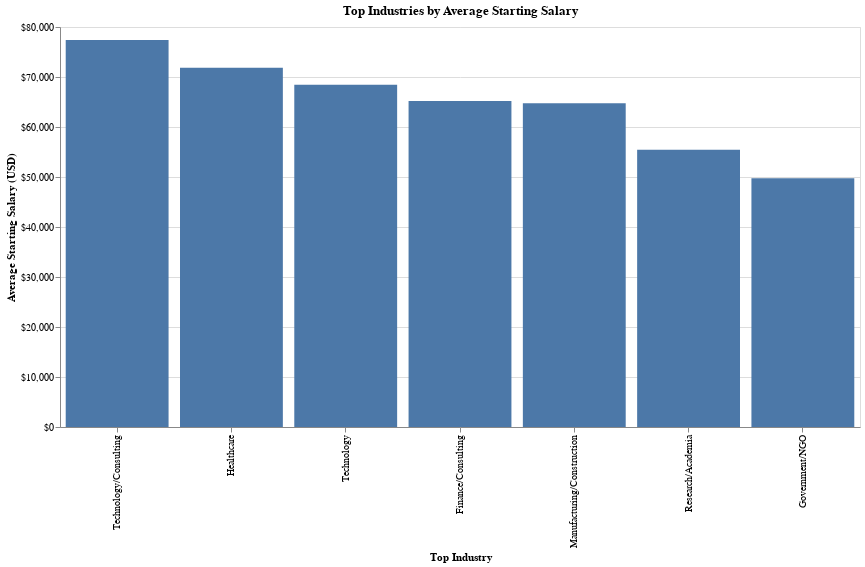

Source (notebook cell):
### Markdown cell above
### *Top industries by starting salary*

### Code cell
TOP_N = 10

industry_salary: pd.DataFrame = (
    data.groupby("Top_Industry", as_index=False)
        .agg(avg_salary=("Average_Starting_Salary_USD", "mean"))
)

industry_salary["rank"] = (
    industry_salary["avg_salary"].rank(method="dense", ascending=False).astype(int)
)

top_industries: pd.DataFrame = (
    industry_salary.sort_values("avg_salary", ascending=False)
                   .head(TOP_N)
                   .copy()
)


top_industries["Top_Industry"] = pd.Categorical(
    top_industries["Top_Industry"],
    categories=top_industries["Top_Industry"].tolist(),
    ordered=True
)

bar_top_industries: alt.Chart = (
    alt.Chart(top_industries)
    .mark_bar()
    .encode(
        x=alt.X("Top_Industry:N", sort=None, title="Top Industry"),
        y=alt.Y(
            "avg_salary:Q",
            title="Average Starting Salary (USD)",
            axis=alt.Axis(format="$,.0f"),
        ),
        tooltip=[
            alt.Tooltip("rank:Q", title="Rank"),
            alt.Tooltip("Top_Industry:N", title="Industry"),
            alt.Tooltip("avg_salary:Q", title="Avg Salary (USD)", format="$,.2f"),
        ],
    )
    .properties(width=800, height=400, title=f"Top Industries by Average Starting Salary")
)


bar_top_industries.save("../img/eda_plots/bar_top_industries.png")
bar_top_industries

### Figure 1 — Vega-Lite specification as saved in the notebook (floating-point values rounded to 4 significant figures)
{"config": {"view": {"continuousWidth": 300, "continuousHeight": 300}}, "data": {"name": "data-32240ae8107d62fabd3326e134e625b8"}, "mark": {"type": "bar"}, "encoding": {"tooltip": [{"field": "rank", "title": "Rank", "type": "quantitative"}, {"field": "Top_Industry", "title": "Industry", "type": "nominal"}, {"field": "avg_salary", "format": "$,.2f", "title": "Avg Salary (USD)", "type": "quantitative"}], "x": {"field": "Top_Industry", "sort": null, "title": "Top Industry", "type": "nominal"}, "y": {"axis": {"format": "$,.0f"}, "field": "avg_salary", "title": "Average Starting Salary (USD)", "type": "quantitative"}}, "height": 400, "title": "Top Industries by Average Starting Salary", "width": 800, "$schema": "https://vega.github.io/schema/vega-lite/v6.1.0.json", "datasets": {"data-32240ae8107d62fabd3326e134e625b8": [{"Top_Industry": "Technology/Consulting", "avg_salary": 77380.0, "rank": 1}, {"Top_Industry": "Healthcare", "avg_salary": 71840.0, "rank": 2}, {"Top_Industry": "Technology", "avg_salary": 68470.0, "rank": 3}, {"Top_Industry": "Finance/Consulting", "avg_salary": 65220.0, "rank": 4}, {"Top_Industry": "Manufacturing/Construction", "avg_salary": 64760.0, "rank": 5}, {"Top_Industry": "Research/Academia", "avg_salary": 55460.0, "rank": 6}, {"Top_Industry": "Government/NGO", "avg_salary": 49770.0, "rank": 7}]}}
